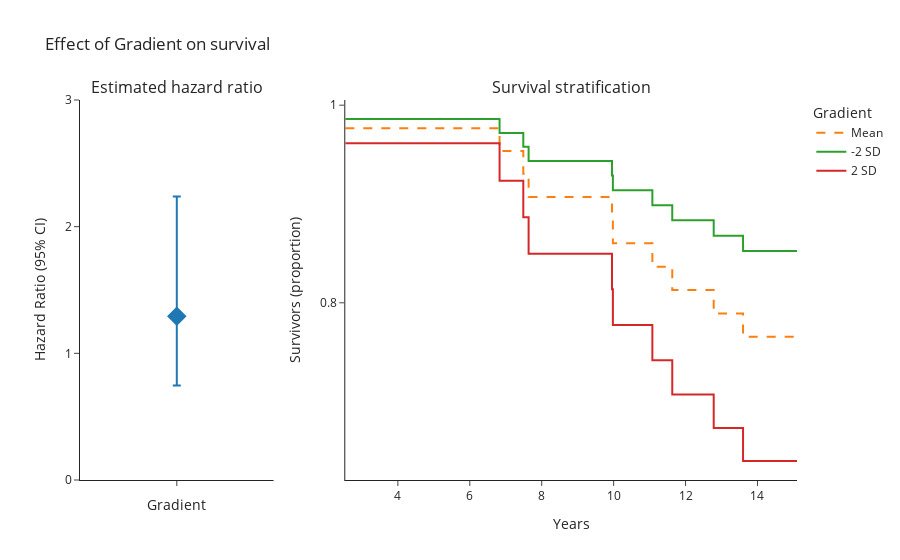

Write notebook code for a chart like this one.
### Markdown cell above
## LBC36

### Code cell
cohort = [36]
survival_columns = ['Gradient']
cph = survival_analysis(survival_columns, cohort)
fig = plot_hr_analysis(cph, covariate=survival_columns[0])
fig.show()

### Figure 1 — Plotly figure (JSON) as saved in the notebook; plotly's stock layout.template omitted (floating-point values rounded to 4 significant figures)
{"data": [{"error_y": {"array": [0.9461], "arrayminus": [0.5463], "symmetric": false, "type": "data"}, "marker": {"size": 15, "symbol": "diamond"}, "showlegend": false, "type": "scatter", "x": ["Gradient"], "xaxis": "x", "y": [1.293], "yaxis": "y"}, {"line": {"dash": "dash", "shape": "hv"}, "mode": "lines", "name": "Mean", "type": "scatter", "x": [2.538, 6.828, 7.488, 7.636, 9.955, 9.979, 11.08, 11.63, 12.78, 13.6, 14.25, 14.25, 14.26, 14.28, 14.32, 14.37, 14.45, 14.49, 14.51, 14.52, 14.55, 14.57, 14.58, 14.61, 14.67, 14.7, 14.71, 14.74, 14.76, 14.81, 14.81, 14.87, 14.89, 14.92, 14.93, 14.98, 15.02, 15.02, 15.05, 15.1], "xaxis": "x2", "y": [0.9768, 0.9536, 0.9305, 0.9072, 0.884, 0.8602, 0.8365, 0.8129, 0.7892, 0.7656, 0.7656, 0.7656, 0.7656, 0.7656, 0.7656, 0.7656, 0.7656, 0.7656, 0.7656, 0.7656, 0.7656, 0.7656, 0.7656, 0.7656, 0.7656, 0.7656, 0.7656, 0.7656, 0.7656, 0.7656, 0.7656, 0.7656, 0.7656, 0.7656, 0.7656, 0.7656, 0.7656, 0.7656, 0.7656, 0.7656], "yaxis": "y2"}, {"line": {"shape": "hv"}, "mode": "lines", "name": "-2 SD", "type": "scatter", "x": [2.538, 6.828, 7.488, 7.636, 9.955, 9.979, 11.08, 11.63, 12.78, 13.6, 14.25, 14.25, 14.26, 14.28, 14.32, 14.37, 14.45, 14.49, 14.51, 14.52, 14.55, 14.57, 14.58, 14.61, 14.67, 14.7, 14.71, 14.74, 14.76, 14.81, 14.81, 14.87, 14.89, 14.92, 14.93, 14.98, 15.02, 15.02, 15.05, 15.1], "xaxis": "x2", "y": [0.986, 0.972, 0.9578, 0.9434, 0.9289, 0.9139, 0.8987, 0.8835, 0.868, 0.8524, 0.8524, 0.8524, 0.8524, 0.8524, 0.8524, 0.8524, 0.8524, 0.8524, 0.8524, 0.8524, 0.8524, 0.8524, 0.8524, 0.8524, 0.8524, 0.8524, 0.8524, 0.8524, 0.8524, 0.8524, 0.8524, 0.8524, 0.8524, 0.8524, 0.8524, 0.8524, 0.8524, 0.8524, 0.8524, 0.8524], "yaxis": "y2"}, {"line": {"shape": "hv"}, "mode": "lines", "name": "2 SD", "type": "scatter", "x": [2.538, 6.828, 7.488, 7.636, 9.955, 9.979, 11.08, 11.63, 12.78, 13.6, 14.25, 14.25, 14.26, 14.28, 14.32, 14.37, 14.45, 14.49, 14.51, 14.52, 14.55, 14.57, 14.58, 14.61, 14.67, 14.7, 14.71, 14.74, 14.76, 14.81, 14.81, 14.87, 14.89, 14.92, 14.93, 14.98, 15.02, 15.02, 15.05, 15.1], "xaxis": "x2", "y": [0.9614, 0.9236, 0.8866, 0.8497, 0.8137, 0.7775, 0.742, 0.7073, 0.6731, 0.6399, 0.6399, 0.6399, 0.6399, 0.6399, 0.6399, 0.6399, 0.6399, 0.6399, 0.6399, 0.6399, 0.6399, 0.6399, 0.6399, 0.6399, 0.6399, 0.6399, 0.6399, 0.6399, 0.6399, 0.6399, 0.6399, 0.6399, 0.6399, 0.6399, 0.6399, 0.6399, 0.6399, 0.6399, 0.6399, 0.6399], "yaxis": "y2"}], "layout": {"annotations": [{"font": {"size": 16}, "showarrow": false, "text": "Estimated hazard ratio", "x": 0.135, "xanchor": "center", "xref": "paper", "y": 1, "yanchor": "bottom", "yref": "paper"}, {"font": {"size": 16}, "showarrow": false, "text": "Survival stratification", "x": 0.685, "xanchor": "center", "xref": "paper", "y": 1, "yanchor": "bottom", "yref": "paper"}], "legend": {"title": {"text": "Gradient"}}, "title": {"text": "Effect of Gradient on survival"}, "xaxis": {"anchor": "y", "domain": [0, 0.27], "showticklabels": false, "tickvals": [0], "title": {"text": "Gradient"}}, "xaxis2": {"anchor": "y2", "domain": [0.37, 1], "title": {"text": "Years"}}, "yaxis": {"anchor": "x", "domain": [0, 1], "dtick": 1, "range": [0, 3], "title": {"text": "Hazard Ratio (95% CI)"}}, "yaxis2": {"anchor": "x2", "domain": [0, 1], "dtick": 0.2, "title": {"text": "Survivors (proportion)"}}}}
